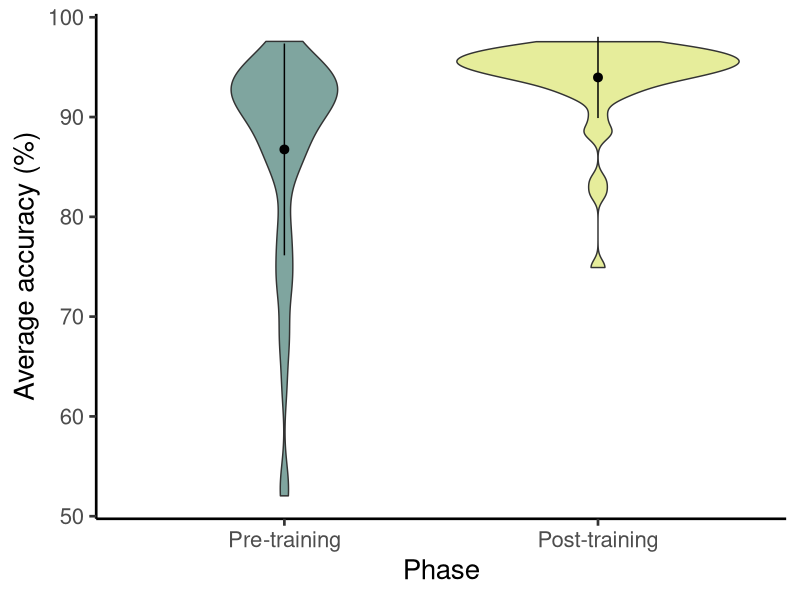
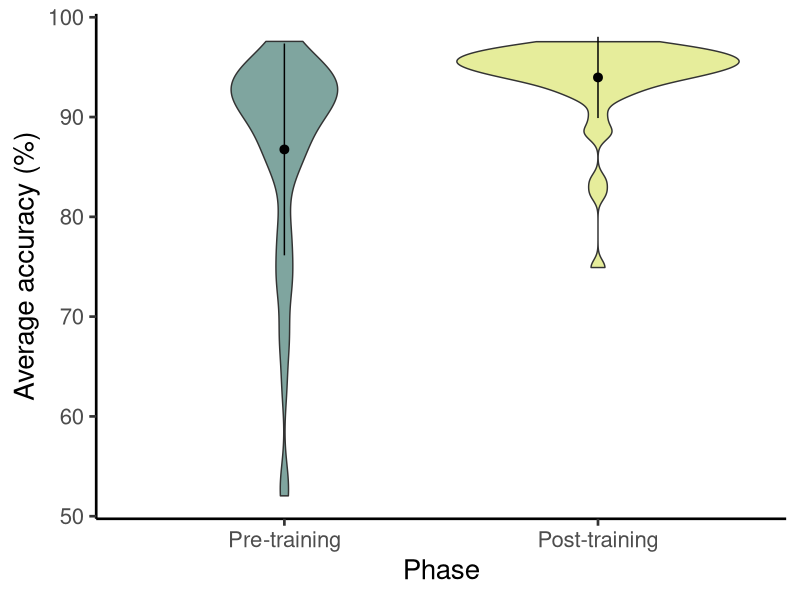

Reproduce these figures in R, in order. (Note: this script raises an error after producing the figures.)
## ---- chunk 1
library(tidyverse)
library(readr)
library(rstatix)

#Pre-post training analysis

pre_post_data <- read_csv("pre_post_training.csv", 
    col_types = cols(UserID = col_character()))

View(pre_post_data)

#First check n=52
length(unique(pre_post_data$UserID))
## ---- chunk 2
#function for data summary point + bars in violin plot
data_summary <- function(x){
   m <- mean(x)
   ymin <- m-sd(x)
   ymax <- m+sd(x)
   return(c(y=m,ymin=ymin,ymax=ymax))}


#visualise data with a violinplot
pre_post_data %>% mutate(Phase = fct_relevel(Phase, "Pre-training", "Training", "Post-training")) %>% filter(!Phase == "Training") %>% 
  ggplot(aes(Phase, Accuracy, fill = Phase)) + geom_violin(position="dodge", alpha = .5) + theme_classic(base_size = 20) + ylab("Average accuracy (%)") + theme(legend.position ="none")+
  scale_fill_manual(values=c("#004D40", "#CDDC39"))+ stat_summary(fun.data=data_summary)

ggsave("pre_post_training.png", width = 5, height = 6)
## ---- chunk 3
#get summary stats of data
summary<-pre_post_data %>%
group_by(Phase) %>%
get_summary_stats(Accuracy, type = "mean_sd")
data.frame(summary)

## ---- chunk 4
#log transform response variable
pre_post_data <- pre_post_data %>%
 mutate(LogAccuracy = log(Accuracy))

#conduct paired samples t-test
model1 <-pre_post_data %>% filter(!Phase == "Training") %>% 
pairwise_t_test( LogAccuracy~Phase,paired=TRUE, p.adjust.method = "bonferroni" ) 
data.frame(model1)

## ---- chunk 5
#read in data
Accuracy_retention <- read_csv("Accuracy_retention.csv")

#First check n=11
length(unique(Accuracy_retention$User))

## ---- chunk 6
#filter out training interval and relevel factors
Accuracy_retention <-Accuracy_retention  %>% filter(!Interval == "Training") %>% 
mutate(Interval = fct_relevel(Interval,"Immediately after","1 hour","1 day","1 week","1 month","3 months"))

#visualise data with a boxplot
Accuracy_retention %>%
  ggplot(aes(Interval, Accuracy, fill = Interval)) + geom_violin(position="dodge", alpha = .5) + theme_classic(base_size = 20) + ylab("Average accuracy (%)")+ xlab("Time since initial training") + theme(legend.position ="none")+ stat_summary(fun.data=data_summary)+
  scale_fill_manual(values=c("#004D40", "#CDDC39","#CDDC39","#CDDC39","#CDDC39","#CDDC39")) + scale_x_discrete(labels = wrap_format(10))

ggsave("accuracy retention.png", width = 7.25, height = 4)
## ---- chunk 7
#get summary stats of data
summ<-Accuracy_retention%>%
group_by(Interval) %>%
get_summary_stats(Accuracy, type = "mean_sd")
data.frame(summ)
## ---- chunk 8
#log transform response variable
Accuracy_retention <- Accuracy_retention %>%
 mutate(LogAccuracy = log(Accuracy))

# Compute the repeated measures ANOVA
res.aov <- anova_test(data = Accuracy_retention, dv = LogAccuracy, wid = User, within = Interval)
get_anova_table(res.aov)

#None of the intervals after training are significantly different to each other!
pwc <- Accuracy_retention %>%
  pairwise_t_test(
    LogAccuracy ~ Interval, paired = TRUE,
    p.adjust.method = "bonferroni"
    )
data.frame(pwc)

## ---- chunk 9
#read in data
library(readr)
ZAX <- read_csv("ZAX_completion_data.csv")

#Calculate 90% quantile for number of images
quantile(ZAX$Image, .9)
## ---- chunk 10
#Number of images density plot
image<- 
  ZAX %>% 
ggplot(aes(x=ZAX$Image)) + 
  geom_density(alpha=.2,fill="#66BB6A")+
  theme_classic(base_size = 15) + labs(x="Number of training images", y="Proportion of participants") +
   geom_vline(aes(xintercept=mean(ZAX$Image)), color="black", linetype="solid", size=1)+
  geom_vline(aes(xintercept=quantile(ZAX$Image,.9)),color="black",linetype="dashed", size=1)

image
## ---- chunk 11
#Calculate 90% quantile for time to complete training
quantile(ZAX$`Decimal min`,.9)
## ---- chunk 12

#Time to complete training density plot
time<- 
  ZAX %>% 
ggplot(aes(x=ZAX$`Decimal min`)) + 
  geom_density(alpha=.2,fill="#66BB6A")+
  theme_classic(base_size = 15) + labs(x="Time to complete training (minutes)", y="Proportion of participants") +
   geom_vline(aes(xintercept=mean(ZAX$`Decimal min`)), color="black", linetype="solid", size=1)+
  geom_vline(aes(xintercept=quantile(ZAX$`Decimal min`,.90)),color="black",linetype="dashed", size=1)

time
## ---- chunk 13
#now combine our density plots!

library(ggpubr)
ggarrange(time, image, ncol = 1, nrow = 2, labels = c("A", "B"))

ggsave("density.png", width = 5.5, height = 7)
